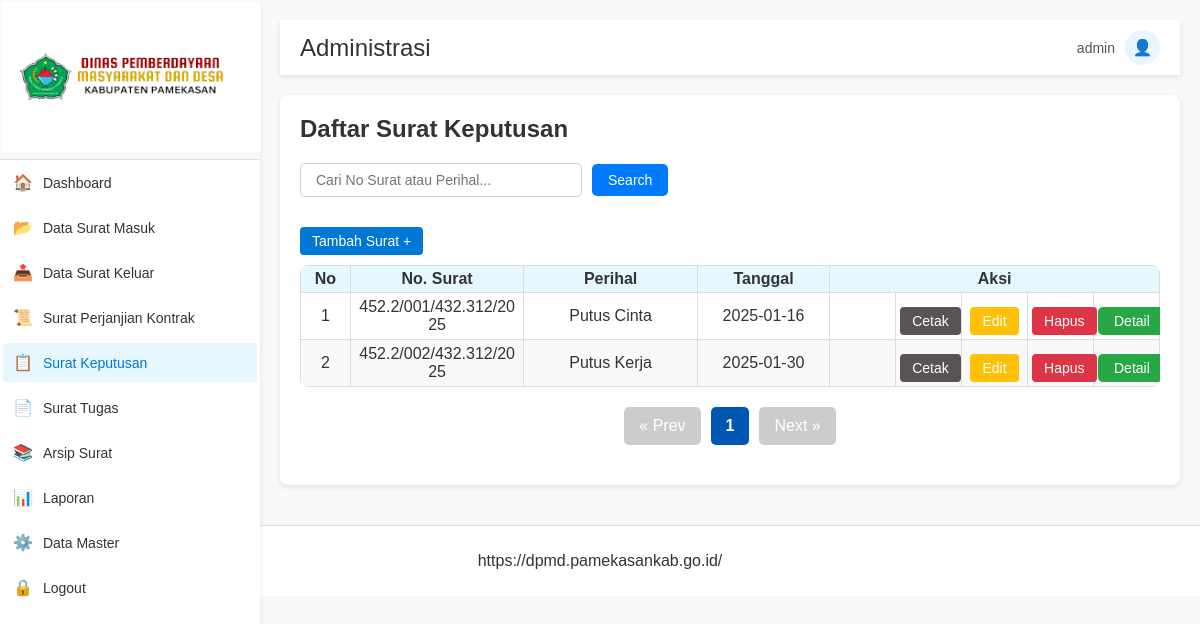
Page /surat_keputusan.php (signed in) on the committed database.
### tables this page shows
CREATE TABLE `surat_keputusan` (
  `id_keputusan` int(11) NOT NULL,
  `no_keputusan` varchar(90) NOT NULL,
  `perihal_keputusan` varchar(90) NOT NULL,
  `tgl_keputusan` date NOT NULL,
  `agenda_keputusan` date NOT NULL,
  `dokumen_keputusan` varchar(255) NOT NULL,
  `keputusan_input` int(11) DEFAULT NULL
);

### surat_keputusan.php (the view, shortened to what this page needs)
<?php
include 'db.php';
$perPage = 10;
$currentPage = isset($_GET['page']) ? (int)$_GET['page'] : 1;
$offset = ($currentPage - 1) * $perPage;
$searchQuery = isset($_GET['search']) ? $_GET['search'] : '';
$totalQuery = "SELECT COUNT(*) AS total FROM surat_keputusan WHERE no_keputusan LIKE ? OR perihal_keputusan LIKE ?";
$stmtTotal = $conn->prepare($totalQuery);
$searchWildcard = "%$searchQuery%";
$stmtTotal->bind_param("ss", $searchWildcard, $searchWildcard);
$stmtTotal->execute();
$resultTotal = $stmtTotal->get_result();
$totalData = $resultTotal->fetch_assoc()['total'];
$totalPages = ceil($totalData / $perPage);
$sql = "SELECT * FROM surat_keputusan WHERE no_keputusan LIKE ? OR perihal_keputusan LIKE ? LIMIT ? OFFSET ?";
$stmt = $conn->prepare($sql);
$stmt->bind_param("ssii", $searchWildcard, $searchWildcard, $perPage, $offset);
$stmt->execute();
$result = $stmt->get_result();
?>
<!DOCTYPE html>
<html lang="en">
<head>
    <link rel="stylesheet" href="style.css">
</head>
<body>
    <div class="sidebar">
        <div class="logo">
            <img src="logo.png" alt="Logo" />
        </div>
        <ul class="sidebar-menu">
            <li><a href="index.php"><span class="icon">🏠</span> Dashboard</a></li>
            <li><a href="surat_masuk.php" ><span class="icon">📂</span> Data Surat Masuk</a></li>
            <li><a href="surat_keluar.php"><span class="icon">📤</span> Data Surat Keluar</a></li>
            <li><a href="surat_perjanjian_kontrak.php" ><span class="icon">📜</span> Surat Perjanjian Kontrak</a></li>
            <li><a href="surat_keputusan.php" class="active"><span class="icon">📋</span> Surat Keputusan</a></li>
            <li><a href="surat_tugas.php"><span class="icon">📄</span> Surat Tugas</a></li>
            <li><a href="arsip.php"><span class="icon">📚</span> Arsip Surat</a></li>
            <li><a href="laporan.php"><span class="icon">📊</span> Laporan</a></li>
            <li><a href="data_master.php"><span class="icon">⚙️</span> Data Master</a></li>
            <li><a href="logout.php"><span class="icon">🔒</span> Logout</a></li>
        </ul>
    </div>
    <div class="main-content">
        <div class="topbar">
            <h2>Administrasi</h2>
            <div class="profile">
                <span><?= htmlspecialchars($_SESSION['role']); ?></span>
                <div class="profile-icon">👤</div>
            </div>
        </div>
        <div class="container">
            <h2>Daftar Surat Keputusan</h2>
            <form action="surat_keputusan.php" method="GET" class="search-container">
                <input type="text" name="search" placeholder="Cari No Surat atau Perihal..." value="<?= htmlspecialchars($searchQuery); ?>" />
                <button type="submit">Search</button>
            </form>
            <a href="tambah_keputusan.php" class="btn btn-primary">Tambah Surat +</a>
            <table class="table">
                <thead>
                    <tr>
                        <th>No</th>
                        <th>No. Surat</th>
                        <th>Perihal</th>
                        <th>Tanggal</th>
                        <th colspan="5">Aksi</th>
                    </tr>
                </thead>
                <tbody>
                    <?php if ($result->num_rows > 0): ?>
                        <?php $no = $offset + 1; while ($row = $result->fetch_assoc()): ?>
                            <tr>
                                <td><?= $no++; ?></td>
                                <td><?= htmlspecialchars($row['no_keputusan']); ?></td>
                                <td><?= htmlspecialchars($row['perihal_keputusan']); ?></td>
                                <td><?= htmlspecialchars($row['tgl_keputusan']); ?></td>
                                <td><?php if (empty($row['dokumen_keputusan'])): ?>
                                    <?php endif; ?></td>
                                    <td><a href="cetak_keputusan.php?id=<?= $row['id_keputusan']; ?>" class="btn btn-success" target="_blank">Cetak</a></td>
                                <td><a href="edit_keputusan.php?id=<?= $row['id_keputusan']; ?>" class="btn btn-warning">Edit</a></td>
                                <td><a href="?id=<?= $row['id_keputusan']; ?>" class="btn btn-danger" onclick="return confirm('Yakin ingin menghapus data?')">Hapus</a></td>
                                <td><a href="detail_keputusan.php?id=<?= $row['id_keputusan']; ?>" class="btn btn-info">Detail</a></td>
                            </tr>
                        <?php endwhile; ?>
                    <?php else: ?>
                        <tr>
                            <td colspan="5">Tidak ada data.</td>
                        </tr>
                    <?php endif; ?>
                </tbody>
            </table>
            <ul class="pagination">
                <?php if ($currentPage > 1): ?>
                    <li><a href="?page=<?= $currentPage - 1; ?>&search=<?= htmlspecialchars($searchQuery); ?>">&laquo; Prev</a></li>
                <?php else: ?>
                    <li class="disabled"><span>&laquo; Prev</span></li>
                <?php endif; ?>
                <?php for ($i = 1; $i <= $totalPages; $i++): ?>
                    <li>
                        <a href="?page=<?= $i; ?>&search=<?= htmlspecialchars($searchQuery); ?>" class="<?= $i === $currentPage ? 'active' : ''; ?>">
                            <?= $i; ?>
                        </a>
                    </li>
                <?php endfor; ?>
                <?php if ($currentPage < $totalPages): ?>
                    <li><a href="?page=<?= $currentPage + 1; ?>&search=<?= htmlspecialchars($searchQuery); ?>">Next &raquo;</a></li>
                <?php else: ?>
                    <li class="disabled"><span>Next &raquo;</span></li>
                <?php endif; ?>
            </ul>
        </div>
    </div>
    <footer>
        <p>https://dpmd.pamekasankab.go.id/</p>
    </footer>
</body>
</html>

### style.css (style rules this page uses)
body, html { margin: 0; padding: 0; font-family: 'Arial', sans-serif; color: #333; background-color: #f9f9f9; }
.sidebar { width: 260px; height: 100vh; background-color: #ffffff; box-shadow: 0 2px 5px rgba(0, 0, 0, 0.1); position: fixed; top: 0; left: 0; }
.sidebar .logo { text-align: center; padding: 2px 1px; background-color: #f9f9f9; border-bottom: 1px solid #e0e0e0; }
.sidebar .logo img { width: 260px; height: 150px; margin-bottom: 1px; }
.sidebar-menu { list-style: none; padding: 0; margin: 0; }
.sidebar-menu li { padding: 3px; }
.sidebar-menu li a { color: #333; text-decoration: none; display: flex; align-items: center; font-size: 14px; border-radius: 4px; padding: 10px; transition: background-color 0.3s ease; }
.sidebar-menu li a .icon { margin-right: 10px; font-size: 16px; }
.sidebar-menu li a:hover, .sidebar-menu li a.active { background-color: #e6f7ff; color: #0078d4; }
.main-content { margin-left: 260px; padding: 20px; }
.topbar { background-color: #ffffff; padding: 10px 20px; display: flex; justify-content: space-between; align-items: center; margin-bottom: 20px; box-shadow: 0 2px 5px rgba(0, 0, 0, 0.1); }
.topbar h2 { margin: 0; color: #333; font-weight: normal; }
.profile { display: flex; align-items: center; gap: 10px; }
.profile span { color: #555; font-size: 14px; }
.profile-icon { width: 35px; height: 35px; background-color: #e6f7ff; color: #0078d4; display: flex; align-items: center; justify-content: center; border-radius: 50%; font-size: 16px; }
.container { background-color: #ffffff; padding: 20px; border-radius: 8px; box-shadow: 0 2px 5px rgba(0, 0, 0, 0.1); }
.container h2 { margin-top: 0; color: #333; }
.table { width: 100%; border-collapse: collapse; margin-top: 10px; border-radius: 8px; overflow: hidden; text-align: center; table-layout: fixed; border-collapse: collapse; }
.table th, .table td { border: 1px solid #ddd; word-wrap: break-word; overflow-wrap: break-word; text-align: left; padding: 8px; }
.table th { background-color: #e6f7ff; color: #333; }
.table td { vertical-align: top; }
.table tr:nth-child(even) { background-color: #f9f9f9; }
.btn { padding: 11px 20px; border-radius: 5px; color: white; text-decoration: none; font-size: 14px; display: inline-block; text-align: center; margin-top: 10px; }
.btn-primary { background-color: #0078d4; }
.btn-warning { background-color: #f39c12; }
.btn-danger { background-color: #e74c3c; }
footer { text-align: center; margin-top: 20px; padding: 10px 0; background-color: #ffffff; color: #333; border-top: 1px solid #ddd; }

### rows in the picture
surat_keputusan: no_keputusan "452.2/001/432.312/2025", perihal_keputusan "Putus Cinta", tgl_keputusan "2025-01-16"
surat_keputusan: no_keputusan "452.2/002/432.312/2025", perihal_keputusan "Putus Kerja", tgl_keputusan "2025-01-30"

### other values in the picture
$_SESSION['role'] "admin"
